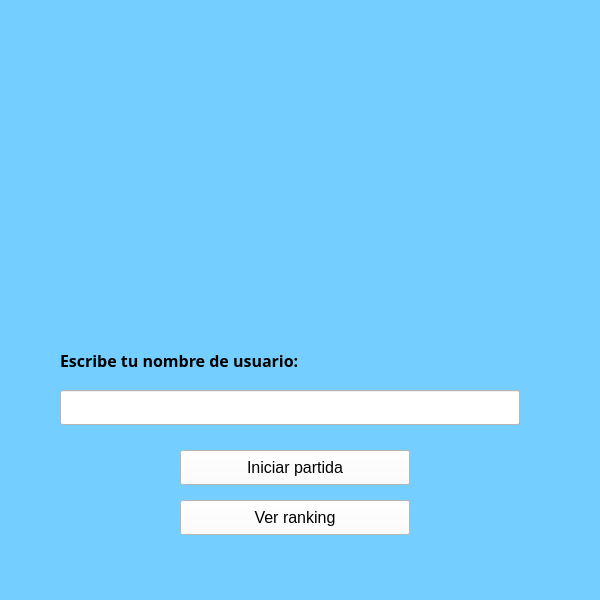
<?xml version="1.0" encoding="UTF-8"?>
<ui version="4.0">
 <class>Form</class>
 <widget class="QWidget" name="Form">
  <property name="geometry">
   <rect>
    <x>0</x>
    <y>0</y>
    <width>600</width>
    <height>600</height>
   </rect>
  </property>
  <property name="windowTitle">
   <string>Menu de Inicio</string>
  </property>
  <property name="layoutDirection">
   <enum>Qt::LeftToRight</enum>
  </property>
  <property name="styleSheet">
   <string notr="true">background-color: rgb(116, 206, 255);</string>
  </property>
  <widget class="QLineEdit" name="lineEdit_ususario">
   <property name="geometry">
    <rect>
     <x>60</x>
     <y>390</y>
     <width>460</width>
     <height>35</height>
    </rect>
   </property>
   <property name="font">
    <font>
     <family>OCR A Extended</family>
     <pointsize>11</pointsize>
     <weight>50</weight>
     <italic>false</italic>
     <bold>false</bold>
    </font>
   </property>
   <property name="styleSheet">
    <string notr="true">background-color: rgb(255, 255, 255);</string>
   </property>
   <property name="text">
    <string/>
   </property>
  </widget>
  <widget class="QPushButton" name="boton_iniciar">
   <property name="geometry">
    <rect>
     <x>180</x>
     <y>450</y>
     <width>230</width>
     <height>35</height>
    </rect>
   </property>
   <property name="font">
    <font>
     <pointsize>12</pointsize>
    </font>
   </property>
   <property name="styleSheet">
    <string notr="true">background-color: rgb(255, 255, 255);</string>
   </property>
   <property name="text">
    <string>Iniciar partida</string>
   </property>
  </widget>
  <widget class="QPushButton" name="boton_ranking">
   <property name="geometry">
    <rect>
     <x>180</x>
     <y>500</y>
     <width>230</width>
     <height>35</height>
    </rect>
   </property>
   <property name="font">
    <font>
     <pointsize>12</pointsize>
    </font>
   </property>
   <property name="styleSheet">
    <string notr="true">background-color: rgb(255, 255, 255);</string>
   </property>
   <property name="text">
    <string>Ver ranking</string>
   </property>
  </widget>
  <widget class="QLabel" name="label">
   <property name="geometry">
    <rect>
     <x>60</x>
     <y>340</y>
     <width>471</width>
     <height>41</height>
    </rect>
   </property>
   <property name="font">
    <font>
     <family>OCR A Extended</family>
     <pointsize>12</pointsize>
     <weight>75</weight>
     <bold>true</bold>
    </font>
   </property>
   <property name="toolTip">
    <string>&lt;!DOCTYPE HTML PUBLIC &quot;-//W3C//DTD HTML 4.0//EN&quot; &quot;http://www.w3.org/TR/REC-html40/strict.dtd&quot;&gt;
&lt;html&gt;&lt;head&gt;&lt;meta name=&quot;qrichtext&quot; content=&quot;1&quot; /&gt;&lt;style type=&quot;text/css&quot;&gt;
p, li { white-space: pre-wrap; }
&lt;/style&gt;&lt;/head&gt;&lt;body style=&quot; font-family:'MV Boli'; font-size:12pt; font-weight:400; font-style:normal;&quot;&gt;
&lt;p style=&quot;-qt-paragraph-type:empty; margin-top:0px; margin-bottom:0px; margin-left:0px; margin-right:0px; -qt-block-indent:0; text-indent:0px;&quot;&gt;&lt;br /&gt;&lt;/p&gt;&lt;/body&gt;&lt;/html&gt;</string>
   </property>
   <property name="frameShape">
    <enum>QFrame::NoFrame</enum>
   </property>
   <property name="frameShadow">
    <enum>QFrame::Plain</enum>
   </property>
   <property name="lineWidth">
    <number>3</number>
   </property>
   <property name="text">
    <string>Escribe tu nombre de usuario:</string>
   </property>
   <property name="textFormat">
    <enum>Qt::AutoText</enum>
   </property>
   <property name="scaledContents">
    <bool>false</bool>
   </property>
  </widget>
  <widget class="QLabel" name="logo">
   <property name="geometry">
    <rect>
     <x>130</x>
     <y>70</y>
     <width>341</width>
     <height>241</height>
    </rect>
   </property>
   <property name="maximumSize">
    <size>
     <width>500</width>
     <height>500</height>
    </size>
   </property>
   <property name="text">
    <string/>
   </property>
   <property name="pixmap">
    <pixmap>../../sprites/Logo.png</pixmap>
   </property>
   <property name="scaledContents">
    <bool>true</bool>
   </property>
  </widget>
  <zorder>lineEdit_ususario</zorder>
  <zorder>label</zorder>
  <zorder>logo</zorder>
  <zorder>boton_iniciar</zorder>
  <zorder>boton_ranking</zorder>
 </widget>
 <resources/>
 <connections/>
</ui>
